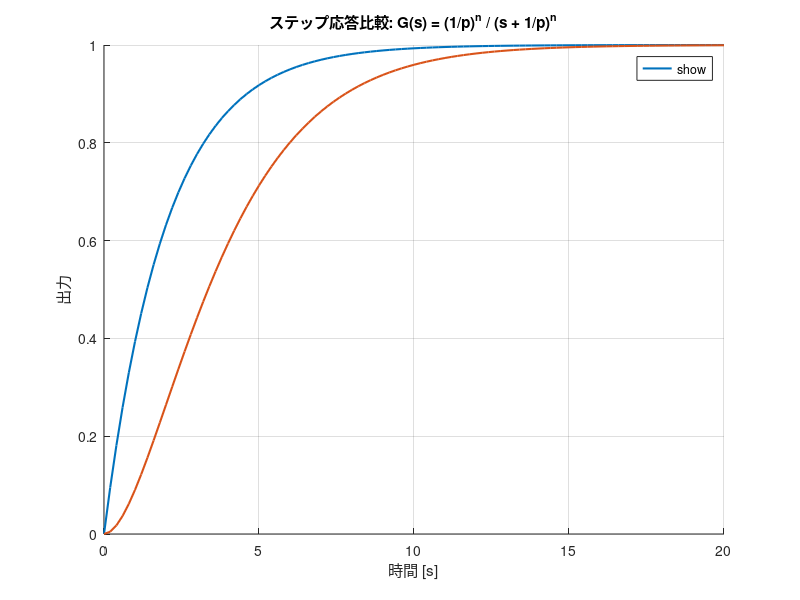

MATLAB code to generate this figure:
%===========================================
% 伝達関数 G(s) = (1/p)^n / (s + 1/p)^n のステップ応答
% n = 1, 2 の比較
%===========================================

clear; clc; close all;

%-------------------------------------------
% パラメータ設定
%-------------------------------------------
p = 2;                 % 定数 p の値
n_values = [1, 2];     % 比較する n の値

%-------------------------------------------
% 各 n に対して伝達関数を定義・応答を計算
%-------------------------------------------
s = tf('s');           % s を伝達関数変数として定義
colors = lines(length(n_values)); % グラフ色設定

figure;
hold on;

for i = 1:length(n_values)
    n = n_values(i);
    
    % 伝達関数 G(s) = (1/p)^n / (s + 1/p)^n
    G = (1/p)^n / (s + 1/p)^n;
    
    % ステップ応答データを取得
    [y, t] = step(G);
    
    % 応答をプロット
    plot(t, y, 'Color', colors(i,:), 'LineWidth', 1.5, ...
         'DisplayName', sprintf('n = %d', n));
end

%-------------------------------------------
% グラフ設定
%-------------------------------------------
grid on;
legend('show', 'Location', 'best');
title('ステップ応答比較: G(s) = (1/p)^n / (s + 1/p)^n');
xlabel('時間 [s]');
ylabel('出力');
